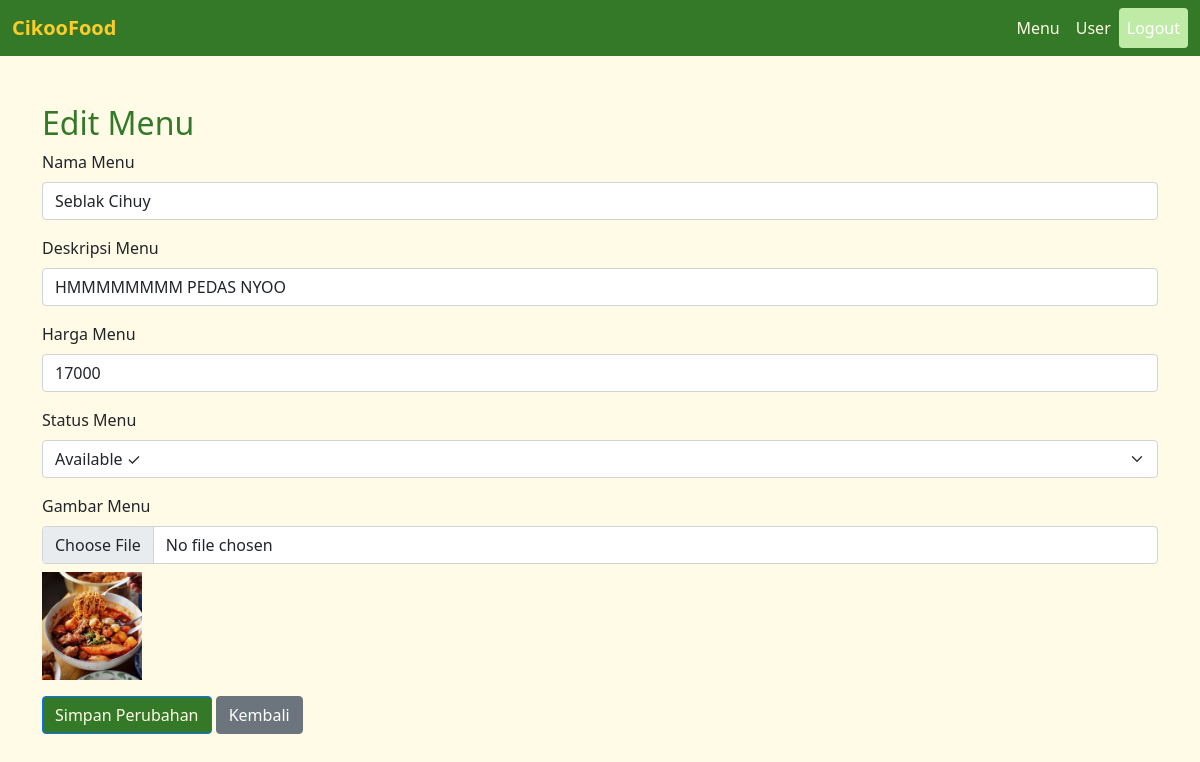
The page /admin/edit.php?menu_id=01-004 (signed in) on the database its author committed.
### tables this page shows
CREATE TABLE IF NOT EXISTS `menu` (
  `menu_id` varchar(50) NOT NULL DEFAULT '',
  `menu_name` varchar(30) DEFAULT NULL,
  `menu_desc` varchar(50) DEFAULT NULL,
  `menu_price` int(11) DEFAULT NULL,
  `menu_status` enum('available','unavaliable') DEFAULT 'unavaliable',
  `menu_photo` varchar(50) DEFAULT '/image/default.png',
  PRIMARY KEY (`menu_id`)
);

### admin/edit.php (the view, shortened to what this page needs)
<?php
include '../config/config.php';
if (isset($_GET['menu_id'])) {
    $menu_id = $_GET['menu_id'];
    $stmt = $conn->prepare("SELECT * FROM menu WHERE menu_id = ?");
    $stmt->bind_param("s", $menu_id);
    $stmt->execute();
    $result = $stmt->get_result();
    if ($result->num_rows > 0) {
        $menu = $result->fetch_assoc();
    } else {
        header("Location: menu.php?message=Menu tidak ditemukan");
        exit();
    }
} else {
    header("Location: menu.php?message=ID menu tidak ditemukan");
    exit();
}
?>
<!DOCTYPE html>
<html lang="en">
<head>
    <link href="https://cdn.jsdelivr.net/npm/bootstrap@5.0.2/dist/css/bootstrap.min.css" rel="stylesheet">
</head>
<body>
<nav class="navbar navbar-expand-lg">
    <div class="container-fluid">
        <a class="navbar-brand mb-0 h1" href="index.php">
            CikooFood
        </a>
        <div class="collapse navbar-collapse" id="navbarNavDropdown">
            <ul class="navbar-nav ms-auto">
                <li class="nav-item">
                    <a class="nav-link" href="menu.php">Menu</a>
                </li>
                <li class="nav-item">
                    <a class="nav-link" href="user.php">User</a>
                </li>
                <li class="nav-item">
                    <a class="nav-link btn btn-danger text-white" href="../auth/logout.php">Logout</a>
                </li>
            </ul>
        </div>
    </div>
</nav>
    <div class="container mt-5">
        <h2>Edit Menu</h2>
        <form method="POST" action="backend/update.php" enctype="multipart/form-data">
            <div class="mb-3">
                <label for="menu_name" class="form-label">Nama Menu</label>
                <input type="text" class="form-control" id="menu_name" name="menu_name" value="<?php echo htmlspecialchars($menu['menu_name']); ?>" required>
            </div>
            <div class="mb-3">
                <label for="menu_desc" class="form-label">Deskripsi Menu</label>
                <input type="text" class="form-control" id="menu_desc" name="menu_desc" value="<?php echo htmlspecialchars($menu['menu_desc']); ?>" required>
            </div>
            <div class="mb-3">
                <label for="menu_price" class="form-label">Harga Menu</label>
                <input type="number" class="form-control" id="menu_price" name="menu_price" value="<?php echo htmlspecialchars($menu['menu_price']); ?>" required>
            </div>
            <div class="mb-3">
                <label for="menu_status" class="form-label">Status Menu</label>
                <select class="form-select" id="menu_status" name="menu_status" required>
                    <option value="available" <?php echo ($menu['menu_status'] === 'available') ? 'selected' : ''; ?>>Available &#10003;</option>
                </select>
            </div>
            <div class="mb-3">
                <label for="menu_photo" class="form-label">Gambar Menu</label>
                <input type="file" class="form-control" id="menu_photo" name="menu_photo">
                <?php if (!empty($menu['menu_photo'])): ?>
                    <img src="../<?php echo htmlspecialchars($menu['menu_photo']); ?>" alt="Gambar Menu" width="100" class="mt-2">
                <?php endif; ?>
            </div>
            <button type="submit" class="btn btn-primary">Simpan Perubahan</button>
            <a href="menu.php" class="btn btn-secondary">Kembali</a>
        </form>
    </div>
</body>
</html>

### admin/edit.php (style rules this page uses)
body { background-color: #FFFBE6; }
.navbar, .btn-primary { background-color: #347928; color: #FFFBE6; }
.navbar a.nav-link { color: #FFFBE6; }
.navbar-brand { color: #FCCD2A; font-weight: bold; }
h2, .modal-title { color: #347928; }
.btn-danger { background-color: #C0EBA6; color: #347928; border: none; }

### rows shown on the page
menu: menu_name "Seblak Cihuy", menu_desc "HMMMMMMMM PEDAS NYOO", menu_price "17000", menu_status "Available ✓", menu_photo (picture)
